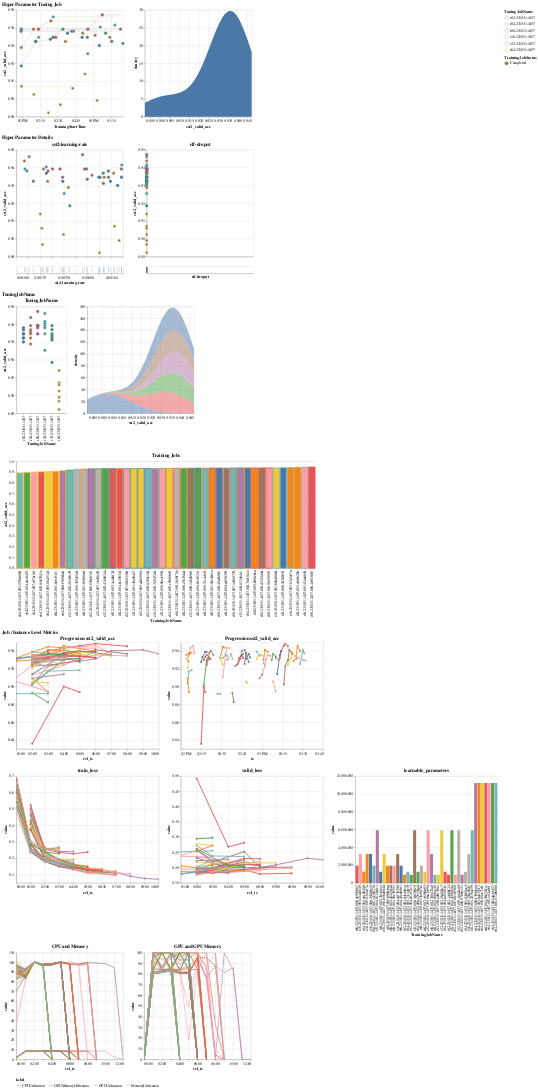

The cell this chart's notebook holds for it:
### Code cell
graph, trials_df, full_df = visualize_tuning_job([j[1] for j in r_tuning_jobs], return_dfs=True, job_metrics=['train_loss', 'valid_loss', 'learnable_parameters'], advanced=True)
graph
